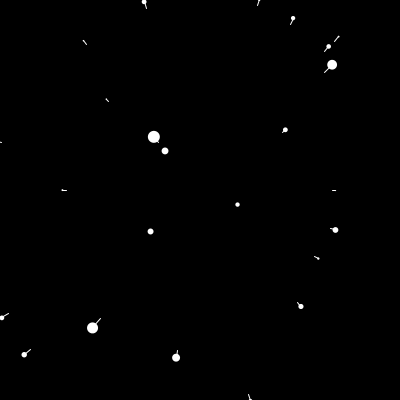
Frame 1 (no input)
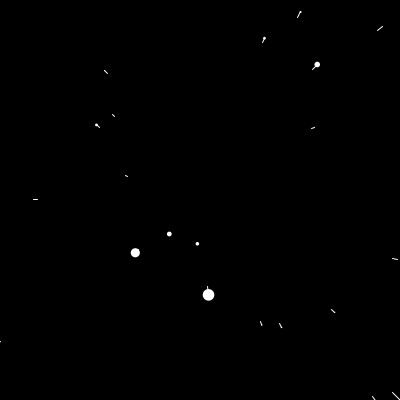
Frame 60 (the mouse pressed at the canvas centre just before this capture)
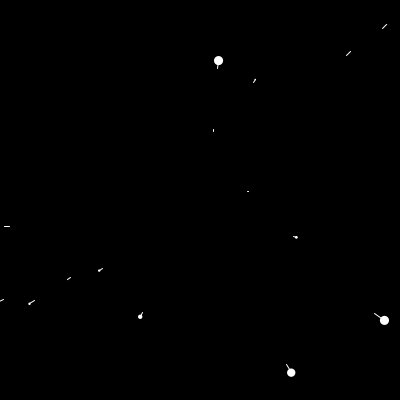
Frame 120 (the mouse held since frame 60 and released just before this capture)

The Processing sketch that drew these frames (run headless with seeded random() and noise(); from frame 60 on, the mouse is pressed at the canvas centre):

// Processing sketch: sketch_MovingStarField
// ── sketch_MovingStarField.pde
Star[] stars = new Star[200];

void setup() {
  size(400, 400);
  for (int i = 0; i < stars.length; i++) {
    stars[i] = new Star();
  }
}

void draw() {
  background(0);
  translate(width/2, height/2);
  for (Star star : stars) {
    star.update();
    star.show();
  }
}
class Star {
  float x;
  float y;
  float z;
  float pz;

  Star() {
    x = random(-width, width);
    y = random(-height, height);
    z = random(width);
    pz = z;
  }

  void update() {
    z = z - 10;
    if (z < 1) {
      z = width;
      x = random(-width, width);
      y = random(-height, height);
      pz = z;
    }
  }

  void show() {
    float sx = map(x / z, 0, 1, 0, width);
    float sy = map(y / z, 0, 1, 0, height);
    float r = map(z, 0, width, 16, 0);
    fill(255);
    noStroke();
    ellipse(sx, sy, r, r);

    float px = map(x / pz, 0, 1, 0, width);
    float py = map(y / pz, 0, 1, 0, height);
    pz = z;

    stroke(255);
    line(px, py, sx, sy);
  }
}
